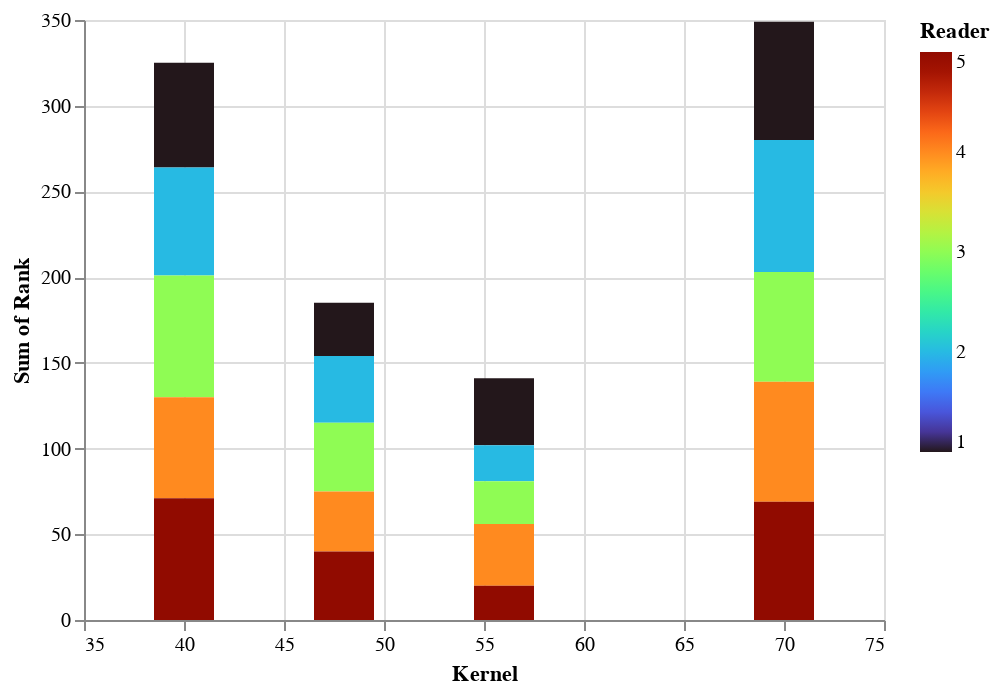

This figure's notebook cell:
### Markdown cell above
d) Sum of Ranks by reader

### Code cell
alt.Chart(chest_kernels).mark_bar(size=30).encode(
    alt.X('Kernel:Q',
    scale=alt.Scale(zero=False)
    ),
    y='sum(Rank):Q',
    color=alt.Color('Reader', scale=alt.Scale(scheme='turbo'))
)

### Figure 1 — Vega-Lite specification as saved in the notebook (floating-point values rounded to 4 significant figures; data arrays with more than 128 entries replaced by an {"elided": "..."} marker saying what was removed)
{"config": {"view": {"continuousWidth": 400, "continuousHeight": 300}}, "data": {"name": "data-394b924515012d7142f5df30710fae87"}, "mark": {"type": "bar", "size": 30}, "encoding": {"color": {"type": "quantitative", "field": "Reader", "scale": {"scheme": "turbo"}}, "x": {"type": "quantitative", "field": "Kernel", "scale": {"zero": false}}, "y": {"type": "quantitative", "aggregate": "sum", "field": "Rank"}}, "$schema": "https://vega.github.io/schema/vega-lite/v4.8.1.json", "datasets": {"data-394b924515012d7142f5df30710fae87": {"elided": "400 records"}}}
